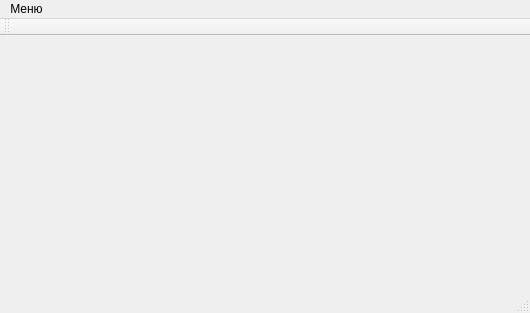
<?xml version="1.0" encoding="UTF-8"?>
<ui version="4.0">
 <class>MainWindow</class>
 <widget class="QMainWindow" name="MainWindow">
  <property name="geometry">
   <rect>
    <x>0</x>
    <y>0</y>
    <width>530</width>
    <height>313</height>
   </rect>
  </property>
  <property name="windowTitle">
   <string>MainWindow</string>
  </property>
  <widget class="QWidget" name="centralWidget">
   <layout class="QVBoxLayout" name="verticalLayout"/>
  </widget>
  <widget class="QMenuBar" name="menuBar">
   <property name="geometry">
    <rect>
     <x>0</x>
     <y>0</y>
     <width>530</width>
     <height>20</height>
    </rect>
   </property>
   <widget class="QMenu" name="menu">
    <property name="title">
     <string>Меню</string>
    </property>
    <addaction name="action"/>
    <addaction name="action_2"/>
    <addaction name="action_3"/>
   </widget>
   <addaction name="menu"/>
  </widget>
  <widget class="QToolBar" name="mainToolBar">
   <attribute name="toolBarArea">
    <enum>TopToolBarArea</enum>
   </attribute>
   <attribute name="toolBarBreak">
    <bool>false</bool>
   </attribute>
  </widget>
  <widget class="QStatusBar" name="statusBar"/>
  <action name="action">
   <property name="text">
    <string>Очистить</string>
   </property>
  </action>
  <action name="action_2">
   <property name="text">
    <string>Автор</string>
   </property>
  </action>
  <action name="action_3">
   <property name="text">
    <string>Выход</string>
   </property>
  </action>
 </widget>
 <layoutdefault spacing="6" margin="11"/>
 <resources/>
 <connections>
  <connection>
   <sender>action_3</sender>
   <signal>triggered()</signal>
   <receiver>MainWindow</receiver>
   <slot>close()</slot>
   <hints>
    <hint type="sourcelabel">
     <x>-1</x>
     <y>-1</y>
    </hint>
    <hint type="destinationlabel">
     <x>199</x>
     <y>149</y>
    </hint>
   </hints>
  </connection>
 </connections>
</ui>
